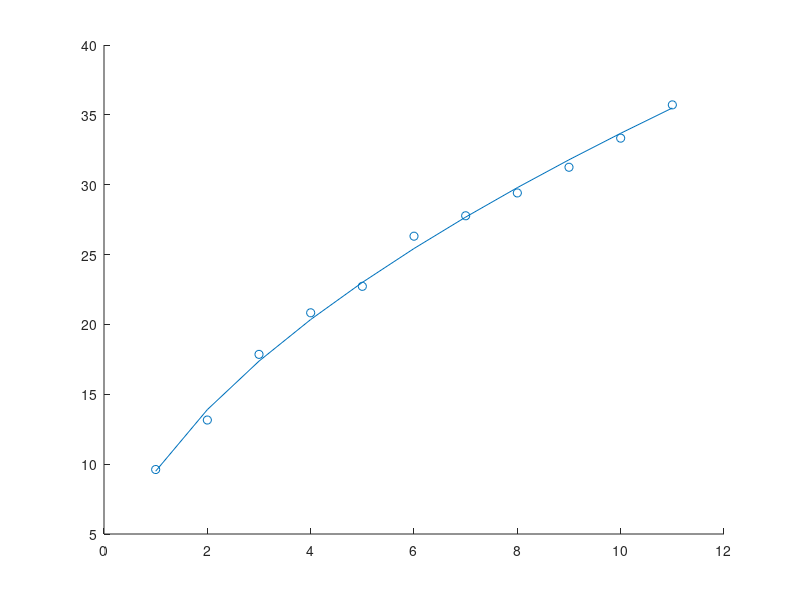

Here is the MATLAB script that generated this plot:



%{
Height ℎ (cm) 11 10 9 8 7 6 5 4 3 2 1
Time 𝑡 (s) 7 7.5 8 8.5 9 9.5 11 12 14 19 26
%}
clear all; close all; clc;

h = linspace(11,1,11);
t = [7 7.5 8 8.5 9 9.5 11 12 14 19 26];

f = 250 ./ t;

% the x is h
% the y is f

% linear 
%plot(h,f)

% exponential
log_h = log10(h)
log_f = log10(f)
%plot(h, log_f)

% power
%plot(log_h, log_f)

% selcting the power fnx
% f = bh^m <- the function

scatter(log_h, log_f)

p = polyfit(log_h, log_f,1)
new_f_log = polyval(p, log_h);

hold on;
plot(log_h, new_f_log)

% the quality of fit
m = p(1)
b = 10^(p(2))

new_f = b .* (h.^m);

% plotting the fit on it; 
hold off;

scatter(h,f); hold on;
plot(h, new_f);



J = sum((new_f - f).^2)
S = sum((new_f - mean(f)).^2)


r_2 = 1 - (J/S)


% if h is 5.4
theF = b * (5.4)^m ;
theT = 250/theF

